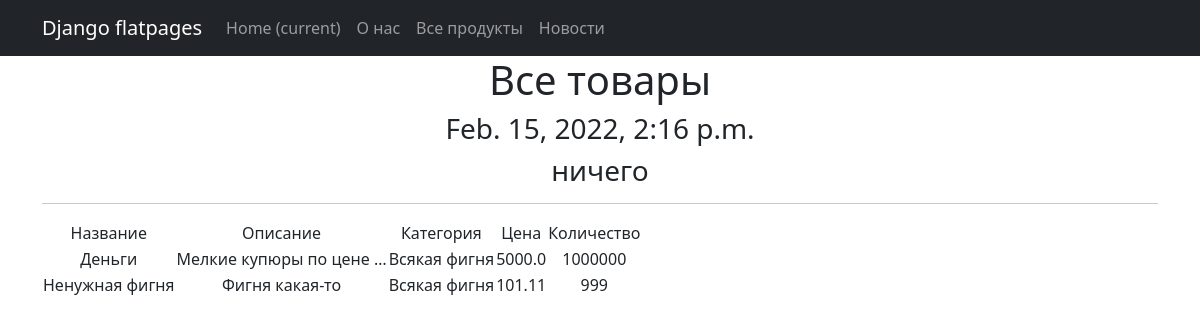
Screenshot of /products/ with the database file from the repository.
### simpleapp/models.py (models this page shows, shortened)
class Product(models.Model):
    name = models.CharField(
        max_length=50,
        unique=True,  # названия товаров не должны повторяться
    )
    description = models.TextField()
    quantity = models.IntegerField(
        validators=[MinValueValidator(0)],
    )
    category = models.ForeignKey(
        to='Category',
        on_delete=models.CASCADE,
        related_name='products',  # все продукты в категории будут доступны через поле products
    )
    price = models.FloatField(
        validators=[MinValueValidator(0.0)],
    )

class Category(models.Model):
    name = models.CharField(max_length=100, unique=True)  # названия категорий тоже не должны повторяться

### simpleapp/views.py (the view)
# urls.py: path('', ProductsList.as_view()),
class ProductsList(ListView):
    model = Product
    template_name = 'products.html'
    context_object_name = 'products'
    queryset = Product.objects.order_by('-id')
    def get_context_data(self, **kwargs):
        context = super().get_context_data(**kwargs)
        context['time_now'] = datetime.utcnow()  # добавим переменную текущей даты time_now
        context[
            'value1'] = None  # добавим ещё одну пустую переменную, чтобы на её примере посмотреть работу другого фильтра
        return context

### simpleapp/templatetags/custom_filters.py (called while the page is built)
@register.filter(name='multiply')
def multiply(value, arg):
    if isinstance(value, str) and isinstance(arg,
                                             int):  # проверяем, что value — это точно строка, а arg — точно число, чтобы не возникло курьёзов
        return str(value) * arg
    else:
        raise ValueError(
            f'Нельзя умножить {type(value)} на {type(arg)}')  # в случае, если кто-то неправильно воспользовался нашим тегом, выводим ошибку

### templates/products.html (shortened to what this page needs)
{% extends 'flatpages/default.html' %}
{% load custom_filters %}
{% block content %}
    <h1>Все товары</h1>
    <h3>{{ time_now }}</h3>
    <h3> {{ value1|default_if_none:"ничего" }} </h3>
    <hr>
    {% if products %}
        <table>
            <tr>
                <td>
                    Название
                </td>
                <td>
                    Описание
                </td>
                <td>
                    Категория
                </td>
                <td>
                    Цена
                </td>
                <td>
                    Количество
                </td>
            </tr>
        {% for product in products %}
            <tr>
                <td>
                    {{ product.name|multiply:1 }}
                </td>
                <td>
                    {{ product.description|truncatewords:4 }}
                </td>
                <td>
                    {{ product.category.name }}
                </td>
                <td>
                    {{ product.price }}
                </td>
                <td>
                    {{ product.quantity }}
                </td>
            </tr>
        {% endfor %}
        </table>
    {% else %}
        <h2>Товаров нет!</h2>
    {% endif %}
{% endblock content %}

### templates/flatpages/default.html (shortened to what this page needs)
<!DOCTYPE html>
<html lang="en">
    <head>
        {% load static %}
        <link href="{% static 'css/styles.css' %}" rel="stylesheet" />
    </head>
    <body>
        <nav class="navbar navbar-expand-lg navbar-dark bg-dark static-top">
            <div class="container">
                <a class="navbar-brand" href="#">Django flatpages</a>
                <div class="collapse navbar-collapse" id="navbarResponsive">
                    <ul class="navbar-nav ml-auto">
                        <li class="nav-item active">
                            <a class="nav-link" href="#">Home
                                <span class="sr-only">(current)</span>
                            </a>
                        </li>
                        <li class="nav-item">
                            <a class="nav-link" href="/about/">О нас</a>
                        </li>
                        <li class="nav-item">
                            <a class="nav-link" href="/products/">Все продукты</a>
                        </li>
                        <li class="nav-item">
                            <a class="nav-link" href="/news/">Новости</a>
                        </li>
                    </ul>
                </div>
            </div>
        </nav>
        <div class="container">
            <div class="row">
                <div class="col-lg-12 text-center">
               {% block content %}{% endblock content %}
                </div>
            </div>
        </div>
    </body>
</html>

### rows the page displays
Product: name|multiply "Деньги", description "Мелкие купюры по цене …", category.name "Всякая фигня", price "5000.0", quantity "1000000"
Product: name|multiply "Ненужная фигня", description "Фигня какая-то", category.name "Всякая фигня", price "101.11", quantity "999"

### other values shown
{{ time_now }} "Feb. 15, 2022, 2:16 p.m."
{{ value1|default_if_none:"ничего" }} "ничего"
